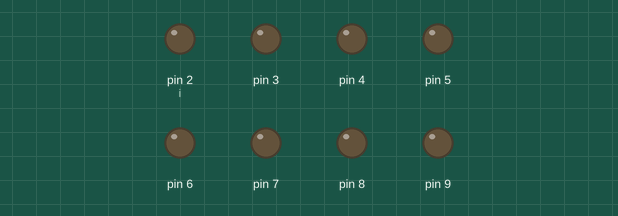
Recording of a sketch running on a simulated Arduino Uno, built with avr-gcc and run on an emulated ATmega328P. Shown: output pins drawn as LEDs (lit = HIGH).

Above: at 0.5 s.
At 2.5 s:
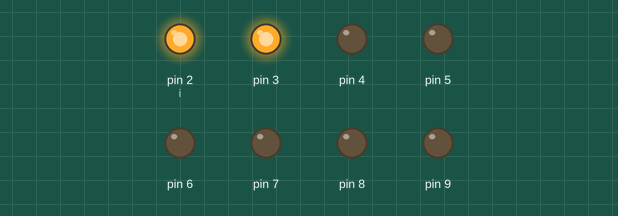
At 4.5 s:
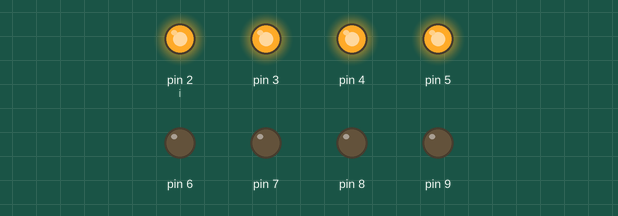
At 9.5 s:
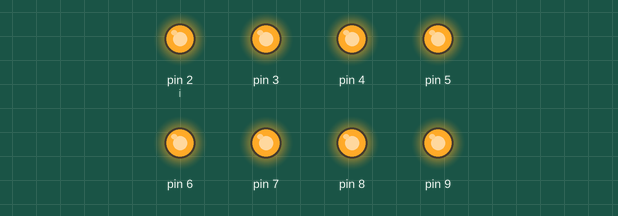
At 17.5 s:
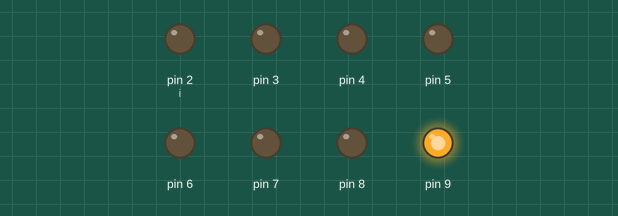
At 25.5 s:
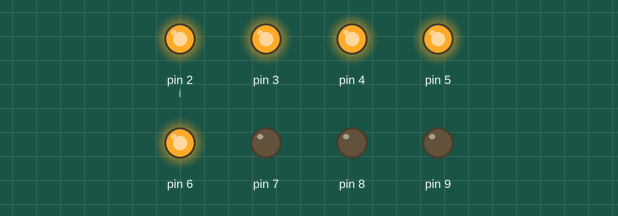
Timing chart, 0 to 26.0 s (numbered marks = the images above):
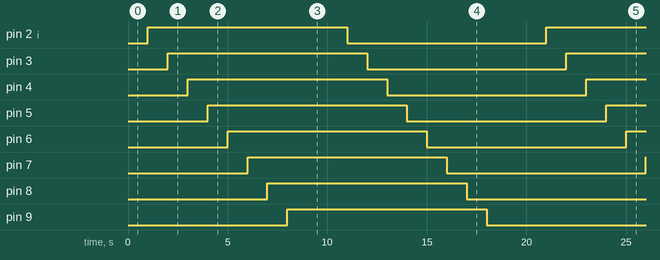

Measured:
- by itself, pin 2 (i), pin 3–9: alternates HIGH for 10.0 s and LOW for 10.0 s

The sketch:

Relay_Tester.ino
```cpp
//char Si gnal[4]="HIGH";
int signalme=1;
int i=2;
void setup() {
  // put your setup code here, to run once:

pinMode(2,OUTPUT);
pinMode(3,OUTPUT);
pinMode(4,OUTPUT);
pinMode(5,OUTPUT);
pinMode(6,OUTPUT);
pinMode(7,OUTPUT);
pinMode(8,OUTPUT);
pinMode(9,OUTPUT);

}

void loop() {
  // put your main code here, to run repeatedly:
delay(1000);
if(i<10){
digitalWrite(i,signalme);
}
else
{
  if(signalme==1){
    signalme=0;
  }
  else
  {
    signalme=1;
  }

  i=0;
}
i++;
}
```
